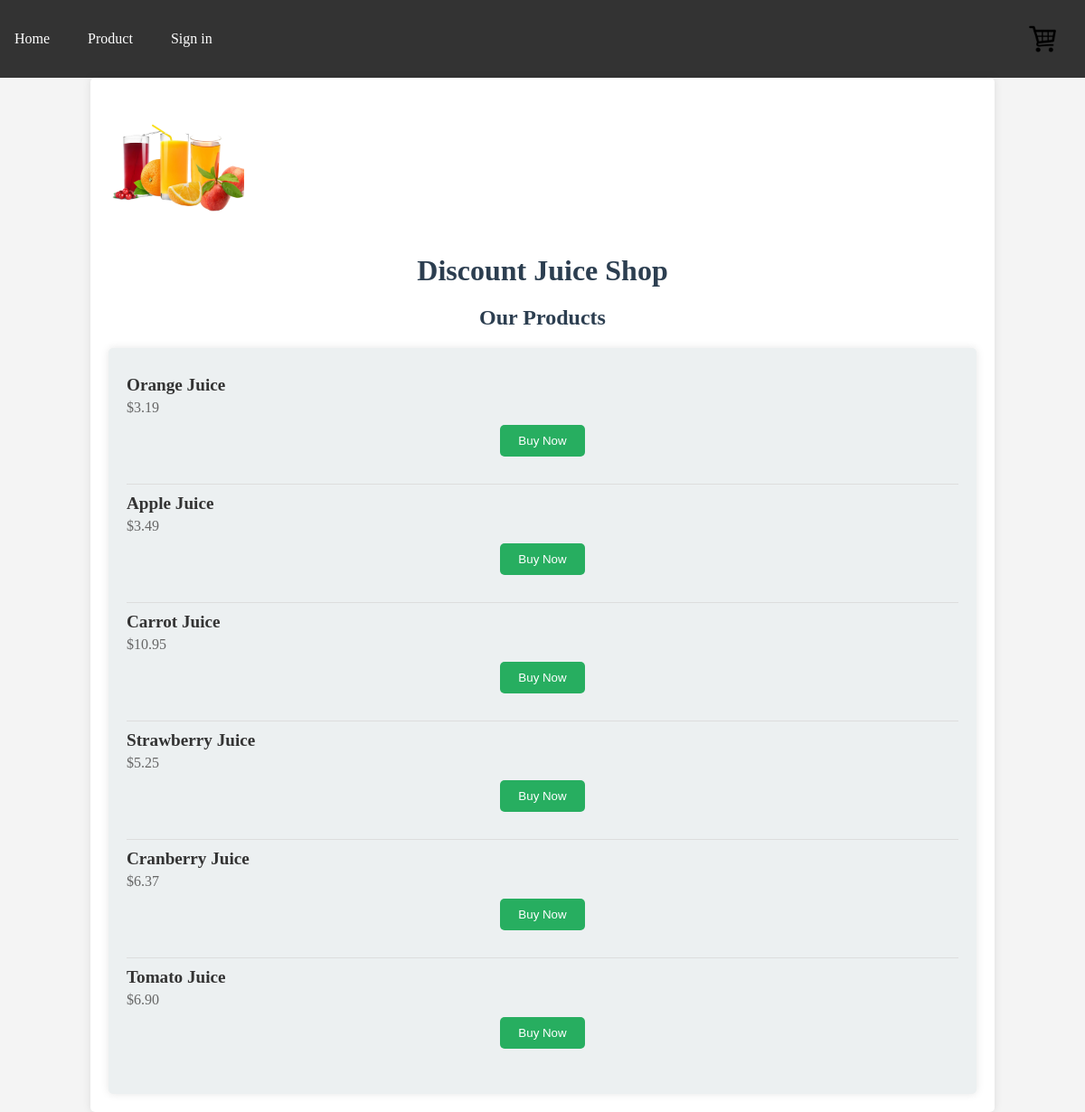
/products.php, run on the app's committed database.
### tables this page shows
CREATE TABLE `products` (
  `id` int NOT NULL AUTO_INCREMENT,
  `name` varchar(64) NOT NULL,
  `price` decimal(5,2) NOT NULL,
  PRIMARY KEY (`id`)
);

### products.php (the view, shortened to what this page needs)
<?php
require_once "/var/www/html/Discount-Juice-Shop/Connections/db.inc.php";
?>
<!DOCTYPE html>
<html lang="en">
<head>
    <link rel="stylesheet" href="default.css">
</head>
<body>
<?php include("header.inc.php"); ?>
<div class="container">
    <a href="/"><img src="images/logo.jpg" alt="Discount Juice Shop Logo" class="logo"></a>
    <h1>Discount Juice Shop</h1>
    <h2>Our Products</h2>
    <div class="product-list">
        <?php
        $result = mysqli_query($mysqli, "SELECT * FROM products");
        if ($result) {
            while ($row = mysqli_fetch_array($result)) {
                echo "<div class='product-item'>";
                echo "<h3>" . htmlspecialchars($row["name"]) . "</h3>";
                echo "<p>$" . htmlspecialchars($row["price"]) . "</p>";
                echo "<form class='buy-now-form' action='/Discount-Juice-Shop/cart/index.php' method='POST'>";
                echo "<input type='submit' value='Buy Now' />";
                echo "</form>";
                echo "</div>";
            }
        } else {
            echo "<p class='error'>Error: " . htmlspecialchars(mysqli_error($mysqli)) . "</p>";
        }
        ?>
    </div>
</div>
</body>
</html>

### header.inc.php (shortened to what this page needs)
<?php
$navItems = [
    ['label' => 'Home', 'url' => '/Discount-Juice-Shop/index.php'],
    ['label' => 'Product', 'url' => '/Discount-Juice-Shop/products.php']
];
if (isset($_SESSION['signed_in']) && $_SESSION['signed_in'] === true) {
    if ($_SESSION['username'] === 'admin') {
        $navItems[] = ['label' => 'Admin', 'url' => '/Discount-Juice-Shop/admin-dir/admin.php'];
    }
    $navItems[] = ['label' => 'Log out', 'url' => '/Discount-Juice-Shop/logout.php'];
} else {
    $navItems[] = ['label' => 'Sign in', 'url' => '/Discount-Juice-Shop/login.php'];
}
?>
<nav>
  <ul>
    <div class="nav-items">
      <?php foreach ($navItems as $item): ?>
        <li><a href="<?= htmlspecialchars($item['url']) ?>"><?= htmlspecialchars($item['label']) ?></a></li>
      <?php endforeach; ?>
    </div>
    <li class="cart">
      <a href="/Discount-Juice-Shop/cart/index.php"><img src="/Discount-Juice-Shop/images/cart.jpg" alt="Cart"></a>
    </li>
  </ul>
</nav>

### default.css (style rules this page uses)
body { font-family: 'Times New Roman', Times, serif; margin: 0; padding: 0; background-color: #f4f4f4; color: #333; }
.container { width: 80%; margin: auto; overflow: hidden; padding: 20px; background-color: #fff; box-shadow: 0 0 10px rgba(0, 0, 0, 0.1); border-radius: 5px; }
.logo { max-width: 200px; height: auto; }
h1, h2 { color: #2c3e50; text-align: center; margin-bottom: 20px; }
form { margin: 20px 0; text-align: center; }
form input[type="submit"] { padding: 10px 20px; background-color: #27ae60; color: white; border: none; border-radius: 5px; cursor: pointer; }
.product-list { background: #ecf0f1; padding: 20px; margin-top: 20px; border-radius: 5px; box-shadow: 0 0 10px rgba(0, 0, 0, 0.1); }
.product-item { border-bottom: 1px solid #ddd; padding: 10px 0; }
.product-item:last-child { border-bottom: none; }
nav { background-color: #34495e; overflow: hidden; }
nav ul { list-style-type: none; margin: 0; padding: 0; }
nav ul li { float: left; }
nav ul li a { display: block; color: white; text-align: center; padding: 14px 16px; text-decoration: none; }

### products.php (style rules this page uses)
.logo { max-width: 150px; height: auto; }
.product-item { border-bottom: 1px solid #ddd; padding: 10px 0; }
.product-item:last-child { border-bottom: none; }
.product-item h3 { margin: 0; font-size: 1.2em; color: #333; }
.product-item p { margin: 5px 0 0; color: #666; }
.buy-now-form { margin-top: 10px; }

### header.inc.php (style rules this page uses)
nav { background-color: #333; overflow: hidden; }
nav ul { list-style-type: none; margin: 0; padding: 0; display: flex; justify-content: space-between; align-items: center; }
nav ul li { display: inline; }
nav ul li a { display: block; color: white; text-align: center; padding: 14px 16px; text-decoration: none; }
nav .nav-items { display: flex; gap: 10px; }
nav .cart { margin-left: auto; padding: 14px 16px; }
nav .cart img { max-width: 30px; height: auto; vertical-align: middle; }

### data on the page
products: name "Orange Juice", price "3.19"
products: name "Apple Juice", price "3.49"
products: name "Carrot Juice", price "10.95"
products: name "Strawberry Juice", price "5.25"
products: name "Cranberry Juice", price "6.37"
products: name "Tomato Juice", price "6.90"

### other printed values
$item['label'] "Home"
$item['label'] "Product"
$item['label'] "Sign in"
